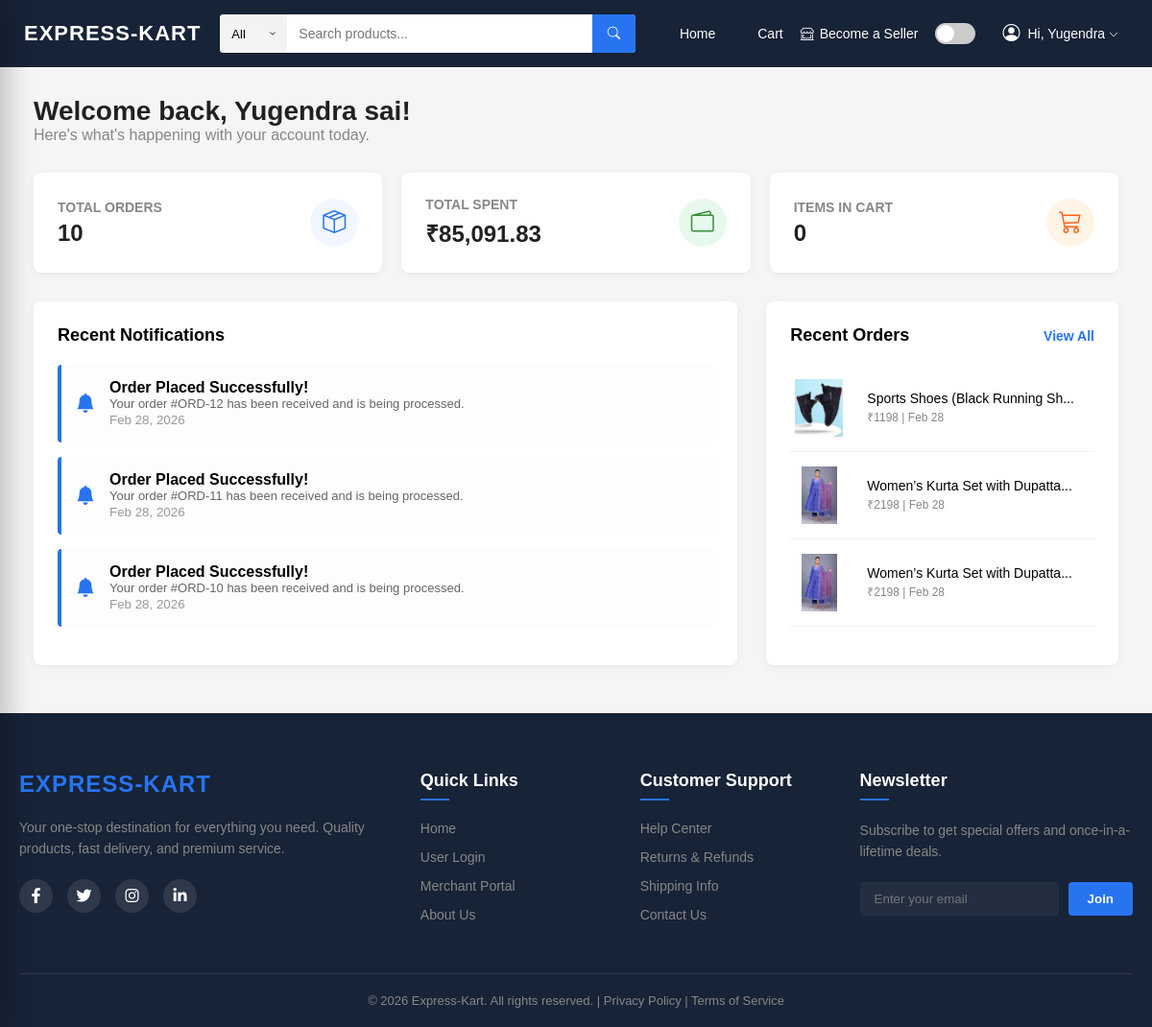
Page /user-dashboard (signed in) on the earlier database version.
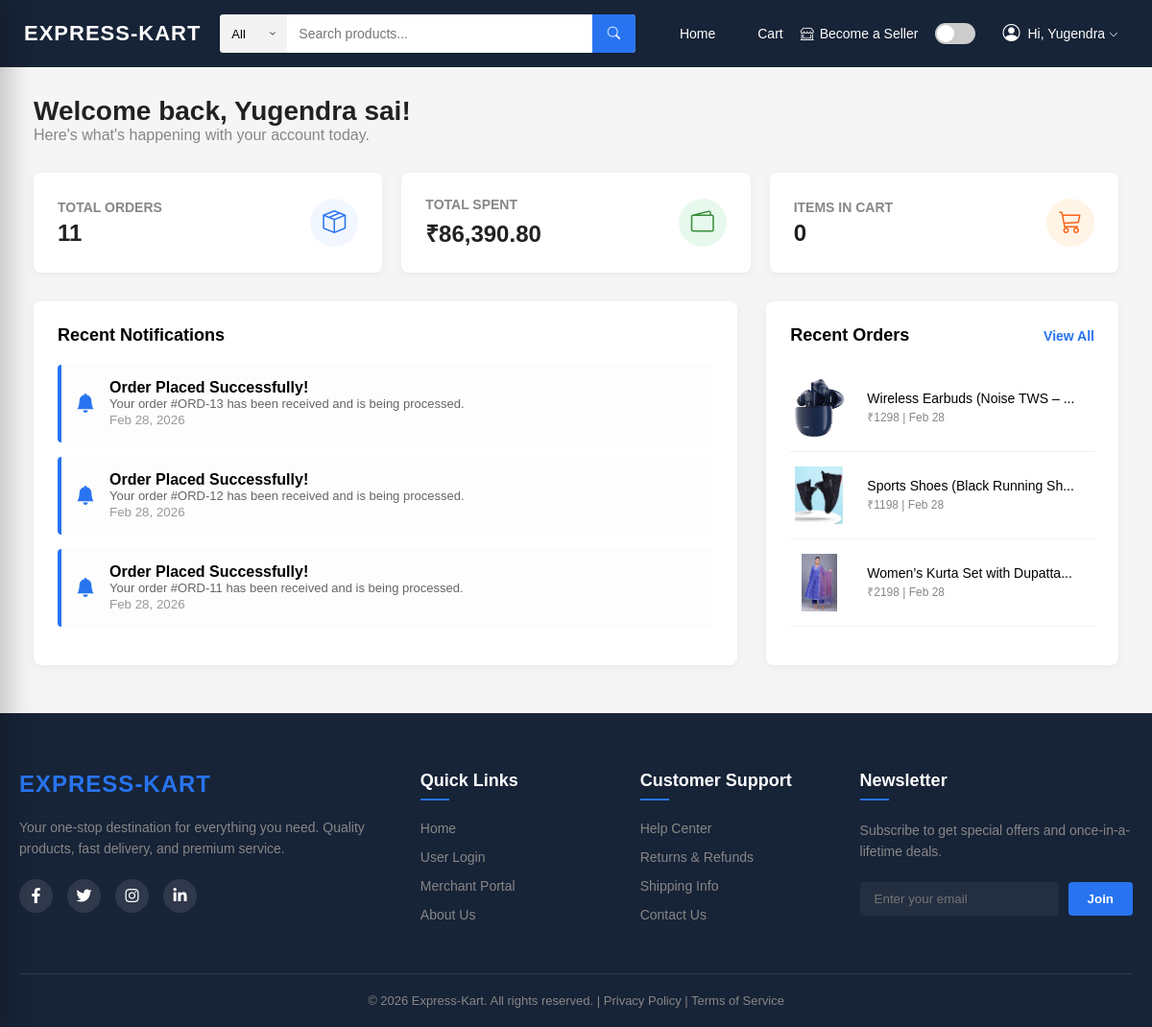
Same page on the later database version.
### tables this page shows
CREATE TABLE orders (
        order_id INTEGER PRIMARY KEY AUTOINCREMENT,
        user_id INTEGER,
        razorpay_order_id TEXT,
        razorpay_payment_id TEXT,
        amount REAL,
        payment_status TEXT,
        created_at DATETIME DEFAULT CURRENT_TIMESTAMP, address TEXT,
        FOREIGN KEY (user_id) REFERENCES users (user_id)
    );

### app.py (the view)
@app.route('/user-dashboard')
def user_dashboard():
    if 'user_id' not in session:
        flash("Please login first!", "danger")
        return redirect('/user-login')
    conn = get_db_connection()
    cursor = conn.cursor()
    cursor.execute("SELECT COUNT(*) FROM orders WHERE user_id=?", (session['user_id'],))
    order_count = cursor.fetchone()[0]
    cursor.execute("SELECT SUM(amount) FROM orders WHERE user_id=?", (session['user_id'],))
    total_spent = cursor.fetchone()[0] or 0
    cursor.execute("""
        SELECT o.*,
            (SELECT p.name FROM order_items oi
             JOIN products p ON oi.product_id = p.product_id
             WHERE oi.order_id = o.order_id LIMIT 1) as product_name,
            (SELECT p.image FROM order_items oi
             JOIN products p ON oi.product_id = p.product_id
             WHERE oi.order_id = o.order_id LIMIT 1) as product_image
        FROM orders o
        WHERE o.user_id = ?
        ORDER BY o.created_at DESC
        LIMIT 3
    """, (session['user_id'],))
    recent_orders = cursor.fetchall()
    cursor.close()
    conn.close()
    return render_template("user/user_dashboard.html",
                           user_name=session['user_name'],
                           order_count=order_count,
                           total_spent=total_spent,
                           recent_orders=recent_orders)

### app.py (called while the page is built)
def get_db_connection():
    conn = sqlite3.connect(config.DB_PATH)
    conn.row_factory = sqlite3.Row
    return conn

@app.template_filter('strftime')
def strftime_filter(date_str, format='%b %d, %Y'):
    if not date_str:
        return ""
    if isinstance(date_str, str):
        try:
            from datetime import datetime
            dt = datetime.strptime(date_str, '%Y-%m-%d %H:%M:%S')
            return dt.strftime(format)
        except Exception:
            return date_str
    return date_str.strftime(format)

### templates/user/user_dashboard.html (shortened to what this page needs)
{% extends 'base.html' %}
{% block content %}
<div class="ud-container">
  <div class="ud-header">
    <h1 class="ud-welcome">Welcome back, {{ user_name }}!</h1>
    <p style="color: #878787;">Here's what's happening with your account today.</p>
  </div>
  <div class="ud-stats-grid">
    <div class="ud-stat-card">
      <div class="ud-stat-info">
        <h3>Total Orders</h3>
        <div class="value">{{ order_count }}</div>
      </div>
      <div class="ud-stat-icon">
        <i class="bi bi-box-seam"></i>
      </div>
    </div>
    <div class="ud-stat-card">
      <div class="ud-stat-info">
        <h3>Total Spent</h3>
        <div class="value">₹{{ "{:,.2f}".format(total_spent) }}</div>
      </div>
      <div class="ud-stat-icon" style="background: #e7f9ed; color: #388e3c;">
        <i class="bi bi-wallet2"></i>
      </div>
    </div>
    <div class="ud-stat-card">
      <div class="ud-stat-info">
        <h3>Items in Cart</h3>
        <div class="value">{{ session.get('cart', {})|length }}</div>
      </div>
      <div class="ud-stat-icon" style="background: #fff4e5; color: #fb641b;">
        <i class="bi bi-cart3"></i>
      </div>
    </div>
  </div>
  <div class="ud-content-grid">
    <div class="ud-card">
      <h2 class="ud-card-title">Recent Notifications</h2>
      {% if recent_orders %}
      {% for order in recent_orders %}
      <div class="ud-notification">
        <i class="bi bi-bell-fill"></i>
        <div>
          <strong>Order Placed Successfully!</strong>
          <p style="margin: 0; font-size: 13px; color: #666;">Your order #ORD-{{ order.order_id }} has been received and
            is being processed.</p>
          <small style="color: #999;">{{ order.created_at | strftime }}</small>
        </div>
      </div>
      {% endfor %}
      {% else %}
      <div style="text-align: center; padding: 40px 0; color: #878787;">
        <i class="bi bi-info-circle" style="font-size: 40px; display: block; margin-bottom: 10px;"></i>
        No recent notifications.
      </div>
      {% endif %}
    </div>
    <div class="ud-card">
      <div class="ud-card-title">
        Recent Orders
        <a href="/user/my-orders">View All</a>
      </div>
      {% for order in recent_orders %}
      <a href="/user/order-success/{{ order.order_id }}" class="ud-order-row">
        <img src="/static/uploads/product_images/{{ order.product_image }}" class="ud-order-img">
        <div class="ud-order-info">
          <h4>{{ order.product_name[:30] }}{{ '...' if order.product_name|length > 30 }}</h4>
          <p>₹{{ order.amount|int }} | {{ order.created_at | strftime('%b %d') }}</p>
        </div>
      </a>
      {% endfor %}
    </div>
  </div>
</div>
{% endblock %}

### templates/base.html (shortened to what this page needs)
<!DOCTYPE html>
<html lang="en">
<head>
    <link rel="stylesheet" href="https://cdnjs.cloudflare.com/ajax/libs/font-awesome/6.4.0/css/all.min.css">
    <link rel="stylesheet" href="{{ url_for('static', filename='style.css') }}?v=1.2">
    <link rel="stylesheet" href="{{ url_for('static', filename='auth.css') }}?v=2.0">
    <link rel="stylesheet" href="https://cdn.jsdelivr.net/npm/bootstrap-icons@1.13.1/font/bootstrap-icons.min.css">
</head>
<body class="{% if request.path.startswith('/merchant/') %}merchant-body{% endif %}">
    {% if request.path.startswith('/merchant/') or request.path == '/merchant-login' or request.path ==
    '/merchant-signup' %}
    {% include 'merchant_navbar.html' %}
    {% else %}
    {% include 'navbar.html' %}
    {% endif %}
    <div class="container">
        {% block content %}{% endblock %}
    </div>
    {% include 'footer.html' %}
</body>
</html>

### templates/navbar.html (shortened to what this page needs)
<nav class="navbar">
    <div class="nav-left">
        <a href="/" class="logo">EXPRESS-KART</a>
    </div>
    <form action="/user/products" method="GET" class="nav-search main-search">
        <select name="category" class="search-category">
            <option value="">All</option>
        </select>
        <input type="text" id="mainSearchInput" name="search" placeholder="Search products..."
            value="{{ request.args.get('search','') }}">
        <button type="submit">
            <i class="bi bi-search"></i>
        </button>
    </form>
    <div class="nav-right desktop-only">
        <a href="/" class="nav-link">
            <span class="icon-wrap">
                <lord-icon src="https://cdn.lordicon.com/jeuxydnh.json" trigger="hover" colors="primary:#ffffff"
                    style="width:22px;height:22px">
                </lord-icon>
            </span>
            <span>Home</span>
        </a>
        <a href="/user/cart" class="nav-link">
            <span class="icon-wrap">
                <lord-icon src="https://cdn.lordicon.com/uisoczqi.json" trigger="hover" colors="primary:#ffffff"
                    style="width:22px;height:22px">
                </lord-icon>
            </span>
            <span>Cart</span>
        </a>
        {% if not session.get('super_id') %}
        <a href="/merchant-login" class="nav-link">
            <i class="bi bi-shop-window"></i>
            <span>Become a Seller</span>
        </a>
        {% endif %}
        <div class="theme-toggle">
            <label class="switch">
                <span class="slider"></span>
            </label>
        </div>
        {% if session.get('user_id') %}
        <div class="nav-user-dropdown">
            <a href="/user/profile" class="nav-user"
                style="text-decoration: none; display: flex; align-items: center; gap: 8px;">
                <i class="bi bi-person-circle nav-icon"></i>
                {% set display_name = session.get('user_name', '').split(' ')[0] %}
                <span>Hi, {{ display_name }} <i class="bi bi-chevron-down" style="font-size: 10px;"></i></span>
            </a>
        </div>
        {% else %}
        <a href="/user-login" class="btn-login">Login</a>
        {% endif %}
    </div>
</nav>

### templates/footer.html (shortened to what this page needs)
<footer class="main-footer">
    <div class="footer-container">
        <div class="footer-grid">
            <div class="footer-section">
                <h3>Express-Kart</h3>
                <p>Your one-stop destination for everything you need. Quality products, fast delivery, and premium
                    service.</p>
                <div class="social-links">
                    <a href="#"><i class="fab fa-facebook-f"></i></a>
                    <a href="#"><i class="fab fa-twitter"></i></a>
                    <a href="#"><i class="fab fa-instagram"></i></a>
                    <a href="#"><i class="fab fa-linkedin-in"></i></a>
                </div>
            </div>
            <div class="footer-section">
                <h4>Quick Links</h4>
                <ul>
                    <li><a href="/">Home</a></li>
                    <li><a href="/user-login">User Login</a></li>
                    <li><a href="/merchant-login">Merchant Portal</a></li>
                    <li><a href="#">About Us</a></li>
                </ul>
            </div>
            <div class="footer-section">
                <h4>Customer Support</h4>
                <ul>
                    <li><a href="#">Help Center</a></li>
                    <li><a href="#">Returns & Refunds</a></li>
                    <li><a href="#">Shipping Info</a></li>
                    <li><a href="#">Contact Us</a></li>
                </ul>
            </div>
            <div class="footer-section">
                <h4>Newsletter</h4>
                <p>Subscribe to get special offers and once-in-a-lifetime deals.</p>
                <div class="subscribe-form">
                    <input type="email" placeholder="Enter your email">
                    <button>Join</button>
                </div>
            </div>
        </div>
        <div class="footer-bottom">
            <p>&copy; 2026 Express-Kart. All rights reserved. | <a href="#">Privacy Policy</a> | <a href="#">Terms of
                    Service</a></p>
        </div>
    </div>
</footer>

### static/style.css (style rules this page uses)
* { margin: 0; padding: 0; box-sizing: border-box; }
body { font-family: Arial, sans-serif; background: #f5f5f5; color: #000; transition: 0.3s; }
.navbar { width: 100%; min-height: 70px; background: #172337; display: grid; grid-template-columns: auto 1fr auto; align-items: center; gap: 20px; padding: 10px 25px; position: sticky; top: 0; z-index: 1000; }
.nav-left .logo { color: white; font-size: 22px; font-weight: bold; text-decoration: none; letter-spacing: 1px; }
.main-search { width: 100%; max-width: 700px; margin: 0 auto; height: 40px; display: flex; align-items: center; background: #fff; border-radius: 4px; overflow: hidden; box-shadow: 0 1px 2px 0 rgba(0, 0, 0, 0.1); }
.search-category { height: 40px !important; width: auto; min-width: 70px; padding: 0 30px 0 12px; border: none !important; outline: none !important; -webkit-appearance: none; appearance: none; font-size: 13px; cursor: pointer; border-right: 1px solid #e0e0e0; margin: 0; box-sizing: border-box; display: inline-flex; align-items: center; }
.main-search input { height: 40px !important; flex: 1; padding: 0 12px; border: none !important; outline: none !important; font-size: 14px; background: #fff; margin: 0; box-sizing: border-box; }
.main-search button { height: 40px !important; width: 45px; border: none !important; background: #2874f0; color: white; cursor: pointer; display: flex; align-items: center; justify-content: center; margin: 0; box-sizing: border-box; }
.nav-right { display: flex; align-items: center; gap: 18px; }
.nav-link, .nav-user { display: flex; align-items: center; gap: 6px; text-decoration: none; color: white; font-size: 14px; }
.nav-icon { font-size: 18px; }
.icon-wrap { width: 20px; height: 20px; display: flex; align-items: center; justify-content: center; }
.nav-user-dropdown { position: relative; cursor: pointer; padding: 5px 10px; border-radius: 4px; transition: 0.2s; }
.theme-toggle { display: flex; align-items: center; }
.switch { position: relative; width: 42px; height: 22px; }
.slider { position: absolute; top: 0; right: 0; bottom: 0; left: 0; background: #ccc; border-radius: 25px; cursor: pointer; transition: 0.3s; }
.slider::before { content: ""; position: absolute; height: 18px; width: 18px; background: white; border-radius: 50%; top: 2px; left: 2px; transition: 0.3s; }
.ud-container { max-width: 1200px; margin: 30px auto; padding: 0 20px; }
.ud-header { margin-bottom: 30px; }
.ud-welcome { font-size: 28px; font-weight: 600; color: #212121; }
.ud-stats-grid { display: grid; grid-template-columns: repeat(auto-fit, minmax(250px, 1fr)); gap: 20px; margin-bottom: 30px; }
.ud-stat-card { background: #fff; padding: 25px; border-radius: 8px; box-shadow: 0 2px 10px rgba(0, 0, 0, 0.05); display: flex; align-items: center; justify-content: space-between; }
.ud-stat-info h3 { font-size: 14px; color: #878787; text-transform: uppercase; margin-bottom: 5px; }
.ud-stat-info .value { font-size: 24px; font-weight: 700; color: #212121; }
.ud-stat-icon { width: 50px; height: 50px; background: #f1f6ff; border-radius: 50%; display: flex; align-items: center; justify-content: center; color: #2874f0; font-size: 24px; }
.ud-content-grid { display: grid; grid-template-columns: 2fr 1fr; gap: 30px; }
.ud-card { background: #fff; border-radius: 8px; box-shadow: 0 2px 10px rgba(0, 0, 0, 0.05); padding: 25px; min-height: 200px; }
.ud-card-title { font-size: 18px; font-weight: 600; margin-bottom: 20px; display: flex; align-items: center; justify-content: space-between; }
.ud-card-title a { font-size: 14px; color: #2874f0; text-decoration: none; }
.ud-notification { padding: 15px; border-radius: 4px; background: #fdfdfd; border-left: 4px solid #2874f0; margin-bottom: 15px; display: flex; align-items: center; gap: 15px; }
.ud-notification i { font-size: 20px; color: #2874f0; }
.ud-order-row { display: flex; align-items: center; gap: 20px; padding: 15px 0; border-bottom: 1px solid #f0f0f0; text-decoration: none; color: inherit; }
.ud-order-img { width: 60px; height: 60px; object-fit: contain; }
.ud-order-info h4 { font-size: 14px; font-weight: 500; margin-bottom: 3px; }
.ud-order-info p { font-size: 12px; color: #878787; }
.container { width: 100%; max-width: 1248px; margin: 0 auto; padding: 0 15px; box-sizing: border-box; }

Differences in the rows shown:
no longer on this page (row unchanged): orders: order_id "10", created_at|strftime "Feb 28, 2026", product_name "Women’s Kurta Set with Dupatta", product_name "...", amount "2198", created_at|strftime "Feb 28"
added orders: order_id "13", created_at|strftime "Feb 28, 2026", shows a picture, product_name "Wireless Earbuds (Noise TWS –", product_name "...", amount "1298", created_at|strftime "Feb 28"
Other differences:
{{ order_count }}: "10" → "11"
{{ "{:,.2f}".format(total_spent) }}: "85,091.83" → "86,390.80"
